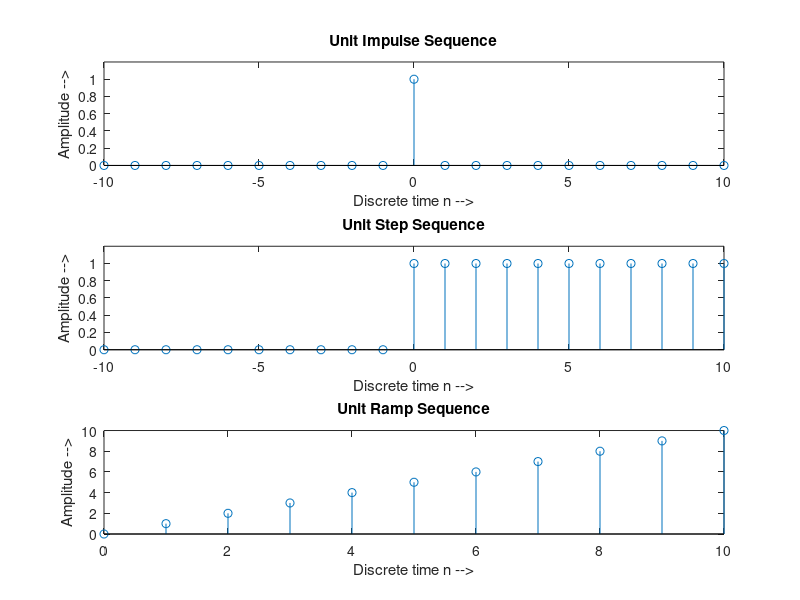

Source code (MATLAB):
clc;
close all;
clear all;
%Unit impulse sequence
n=-10:1:10;
impulse=[zeros(1,10),ones(1,1),zeros(1,10)];
subplot(3,1,1); stem(n,impulse);
xlabel('Discrete time n -->'); ylabel('Amplitude -->');
title('Unit Impulse Sequence');
axis([-10 10 0 1.2]);
%Unit Step Sequence
n=-10:1:10;
step=[zeros(1,10),ones(1,11)];
subplot(3,1,2); stem(n,step);
xlabel('Discrete time n -->'); ylabel('Amplitude -->');
title('Unit Step Sequence');
axis([-10 10 0 1.2]);
%Unit Ramp Sequence
n=0:1:10;
ramp=n;
subplot(3,1,3); stem(n,ramp);
xlabel('Discrete time n -->'); ylabel('Amplitude -->');
title('Unit Ramp Sequence');